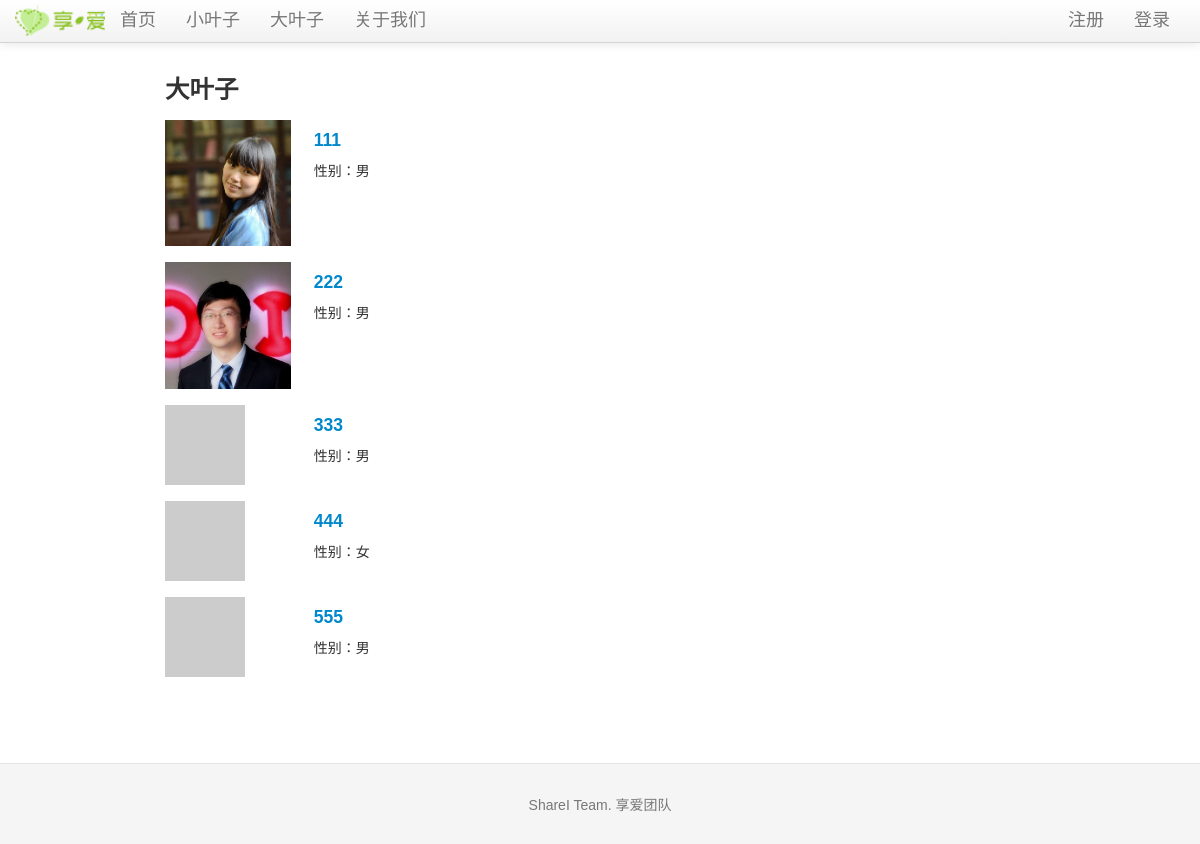
The app's page /bigleaf, older data.
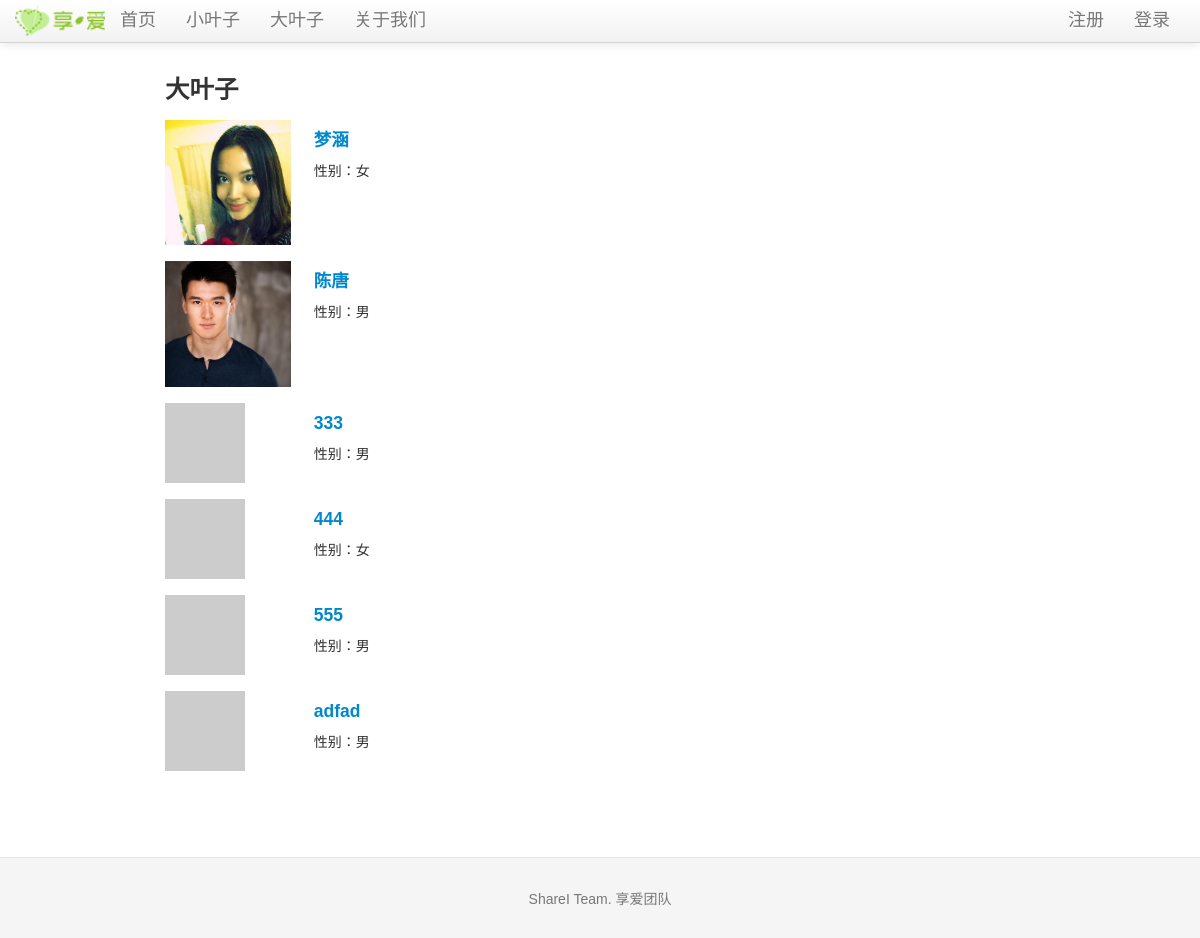
The same page, newer data.
### tables this page shows
CREATE TABLE bleaf (avatar TEXT, bleaf_id integer PRIMARY KEY, email text, uname text, sex text, ulevel integer, password text, rrurl text, sinawburl text, qqwburl text, createtime TIMESTAMP);

### sharei.py (the view)
@app.route('/bigleaf')
def show_bigleafs():
    bigleafs = query_db('''select * from bleaf''')
    error = None
    if bigleafs is None:
        error = 'No big leaf now'
        return render_template('bigleaf.html', error=error)
    else:
        return render_template('bigleaf.html', error=error, bigleafs = bigleafs)

### sharei.py (called while the page is built)
def get_db():
    top = _app_ctx_stack.top
    if not hasattr(top, 'sqlite_db'):
        top.sqlite_db = sqlite3.connect(app.config['DATABASE'])
        top.sqlite_db.row_factory = sqlite3.Row
    return top.sqlite_db

@app.teardown_appcontext
def close_database(exception):
    top = _app_ctx_stack.top
    if hasattr(top, 'sqlite_db'):
        top.sqlite_db.close()

def query_db(query, args=(), one=False):
    cur = get_db().execute(query, args)
    rv = cur.fetchall()
    return (rv[0] if rv else None) if one else rv

@app.before_request
def before_request():
    g.bleaf = None
    if 'bleaf_id' in session:
        g.bleaf = query_db('select * from bleaf where bleaf_id = ?', [session['bleaf_id']], one=True)

### templates/bigleaf.html (shortened to what this page needs)
{% extends "layout.html" %}
{% block body %}
  <h3>大叶子</h3>
    {% for bigleaf in bigleafs %}
    <div class="row-fluid">
    <div class="span2">
        <img src={{ bigleaf.avatar }}>
    </div>
    <div class="span6" style="text-align : left;background-color:#FFFFFF; padding-left:20">
      <a href="{{ url_for('show_bigleaf', bleaf_id=bigleaf.bleaf_id) }}" target="_blank"><h4>{{bigleaf.uname}}</h4></a>
      <p>性别：{{bigleaf.sex}}<br>
    </div>
  </div><br>
{% endfor %}
{% endblock %}

Row changes from the older to the newer data that the page shows:
changed bleaf (number 1 of 6 on the later page): avatar: a different picture; uname "111" → "梦涵"; sex "男" → "女"
changed bleaf (number 2 of 6 on the later page): avatar: a different picture; uname "222" → "陈唐"
added bleaf: uname "adfad", sex "男"
